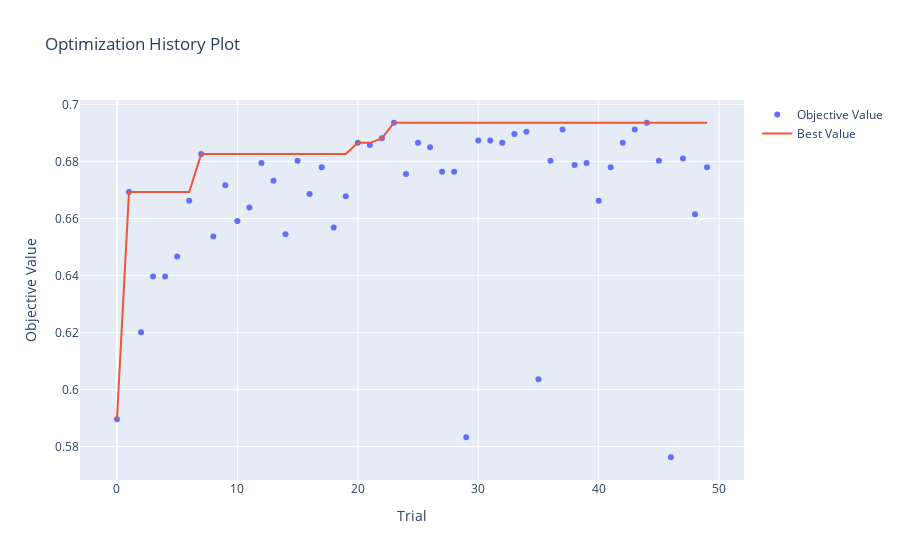

The notebook cell this image was saved under:
### Code cell
# 1. Optimization History
plot_optimization_history(study).show()
